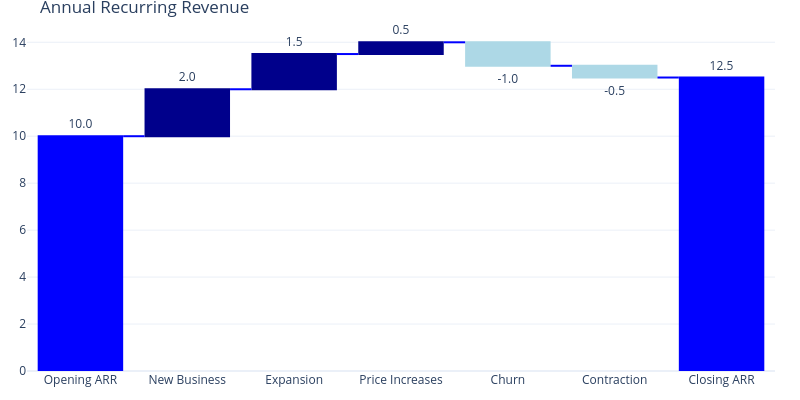

Source (notebook cell):
### Code cell
ccolor = "blue"
icolor = "darkblue"
dcolor = "lightblue"
tcolor = "blue"

fig = go.Figure(go.Waterfall(
    measure = measure,
    x = categories,
    textposition = "outside",
    text = text_labels,
    y = values,
    connector  = {"line": {"color": ccolor}},
    decreasing = {"marker": {"color": dcolor}},
    increasing = {"marker": {"color": icolor}},
    totals = {"marker": {"color": tcolor}},
    
))

fig.update_layout(
        title = "Annual Recurring Revenue",
        template="plotly_white",
        width = 800,
        height = 400,
        margin=dict(l=25, r=25, t=25, b=25, pad=0)

)

fig.show()

### Figure 1 — Plotly figure (JSON) as saved in the notebook; plotly's stock layout.template omitted (floating-point values rounded to 4 significant figures)
{"data": [{"connector": {"line": {"color": "blue"}}, "decreasing": {"marker": {"color": "lightblue"}}, "increasing": {"marker": {"color": "darkblue"}}, "measure": ["absolute", "relative", "relative", "relative", "relative", "relative", "total"], "text": ["10.0", "2.0", "1.5", "0.5", "-1.0", "-0.5", "12.5"], "textposition": "outside", "totals": {"marker": {"color": "blue"}}, "type": "waterfall", "x": ["Opening ARR", "New Business", "Expansion", "Price Increases", "Churn", "Contraction", "Closing ARR"], "y": [10, 2, 1.5, 0.5, -1, -0.5, 12.5]}], "layout": {"height": 400, "margin": {"b": 25, "l": 25, "pad": 0, "r": 25, "t": 25}, "title": {"text": "Annual Recurring Revenue"}, "width": 800}}
